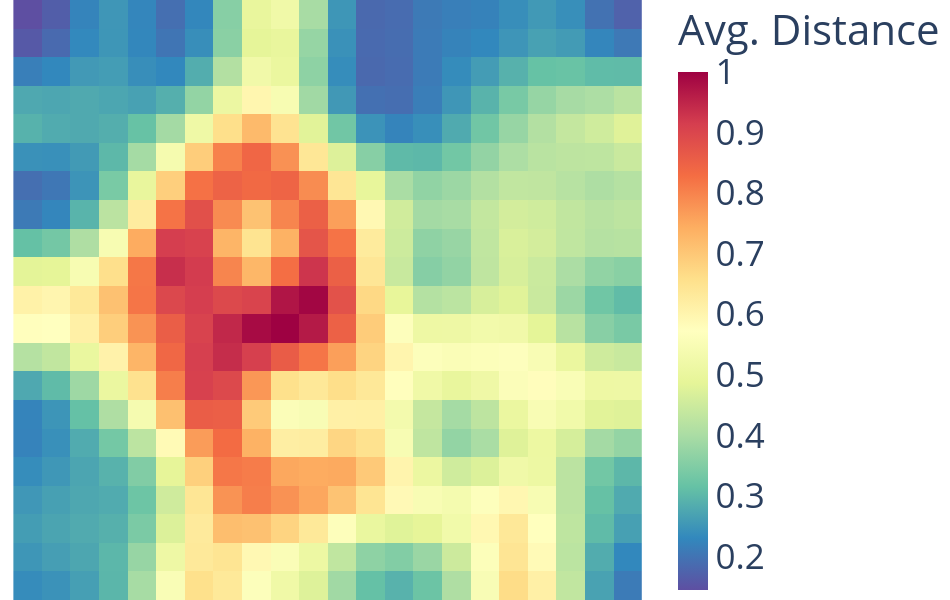
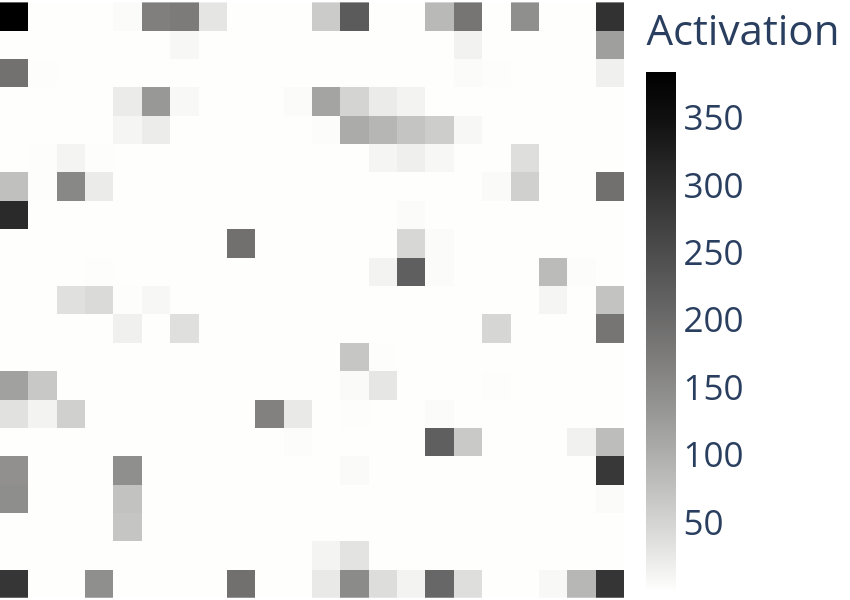

Here is the notebook cell these charts were saved with, in order:
### Code cell
# traditional visuals
plot_args = dict(
    **PlotlyHelperArgs.FullStretch,
    **PlotlyHelperArgs.HiddenTicks(d1=d1, d2=d2),
    font=dict(size=35),
    title="",
)
figTrad1 = basin.legacy_pond().visualize_distance_map(**plot_args, **PlotlyHelperArgs.Figsize(w=950, h=600));
figTrad2 = basin.legacy_pond().visualize_activation_map(**plot_args, **PlotlyHelperArgs.Figsize(w=850, h=600));

### Figure 1 — Plotly figure (JSON) as saved in the notebook; plotly's stock layout.template omitted (floating-point values rounded to 4 significant figures; data arrays with more than 128 entries replaced by an {"elided": "..."} marker saying what was removed)
{"data": [{"coloraxis": "coloraxis", "name": "0", "z": {"elided": "21x22 float values"}, "type": "heatmap", "xaxis": "x", "yaxis": "y", "hovertemplate": "x: %{x}<br>y: %{y}<br>Avg. Distance: %{z}<extra></extra>"}], "layout": {"xaxis": {"anchor": "y", "domain": [0.0, 1.0], "scaleanchor": "y", "constrain": "domain", "showticklabels": false, "range": [-0.5, 21.5], "ticks": "", "ticklen": 10, "ticklabelstandoff": 0, "zeroline": false, "showgrid": false}, "yaxis": {"anchor": "x", "domain": [0.0, 1.0], "autorange": true, "constrain": "domain", "showticklabels": false, "range": [-0.5, 20.5], "ticks": "", "ticklen": 10, "ticklabelstandoff": 0, "zeroline": false, "showgrid": false}, "coloraxis": {"colorbar": {"title": {"text": "Avg. Distance"}}, "colorscale": [[0.0, "rgb(94,79,162)"], [0.1, "rgb(50,136,189)"], [0.2, "rgb(102,194,165)"], [0.3, "rgb(171,221,164)"], [0.4, "rgb(230,245,152)"], [0.5, "rgb(255,255,191)"], [0.6, "rgb(254,224,139)"], [0.7, "rgb(253,174,97)"], [0.8, "rgb(244,109,67)"], [0.9, "rgb(213,62,79)"], [1.0, "rgb(158,1,66)"]], "autocolorscale": false}, "margin": {"t": 0, "l": 0, "r": 0, "b": 0, "pad": 0}, "font": {"size": 35}, "title": {"text": ""}, "autosize": true, "showlegend": true, "paper_bgcolor": "rgba(0,0,0,0)", "plot_bgcolor": "rgba(0,0,0,0)", "width": 950, "height": 600}}

### Figure 2 — Plotly figure (JSON) as saved in the notebook; plotly's stock layout.template omitted (floating-point values rounded to 4 significant figures; data arrays with more than 128 entries replaced by an {"elided": "..."} marker saying what was removed)
{"data": [{"coloraxis": "coloraxis", "name": "0", "z": {"elided": "21x22 int values"}, "type": "heatmap", "xaxis": "x", "yaxis": "y", "hovertemplate": "x: %{x}<br>y: %{y}<br>Activation: %{z}<extra></extra>"}], "layout": {"xaxis": {"anchor": "y", "domain": [0.0, 1.0], "scaleanchor": "y", "constrain": "domain", "showticklabels": false, "range": [-0.5, 21.5], "ticks": "", "ticklen": 10, "ticklabelstandoff": 0, "zeroline": false, "showgrid": false}, "yaxis": {"anchor": "x", "domain": [0.0, 1.0], "autorange": true, "constrain": "domain", "showticklabels": false, "range": [-0.5, 20.5], "ticks": "", "ticklen": 10, "ticklabelstandoff": 0, "zeroline": false, "showgrid": false}, "coloraxis": {"colorbar": {"title": {"text": "Activation"}}, "colorscale": [[0.0, "rgb(254, 254, 253)"], [0.09091, "rgb(224, 224, 223)"], [0.1818, "rgb(197, 197, 195)"], [0.2727, "rgb(171, 171, 170)"], [0.3636, "rgb(146, 146, 145)"], [0.4545, "rgb(124, 123, 122)"], [0.5455, "rgb(102, 101, 101)"], [0.6364, "rgb(81, 80, 80)"], [0.7273, "rgb(59, 59, 59)"], [0.8182, "rgb(38, 38, 38)"], [0.9091, "rgb(16, 16, 16)"], [1.0, "rgb(0, 0, 0)"]], "autocolorscale": false}, "margin": {"t": 0, "l": 0, "r": 0, "b": 0, "pad": 0}, "font": {"size": 35}, "title": {"text": ""}, "autosize": true, "showlegend": true, "paper_bgcolor": "rgba(0,0,0,0)", "plot_bgcolor": "rgba(0,0,0,0)", "width": 850, "height": 600}}
